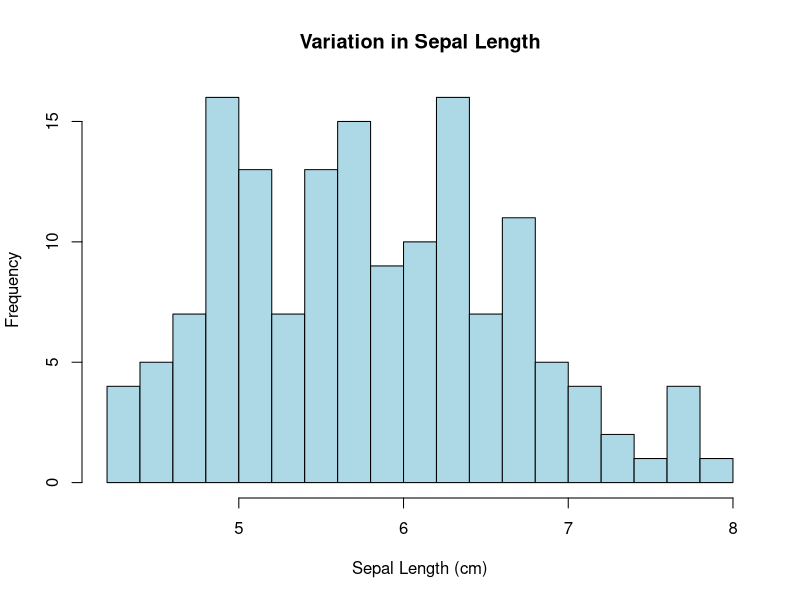
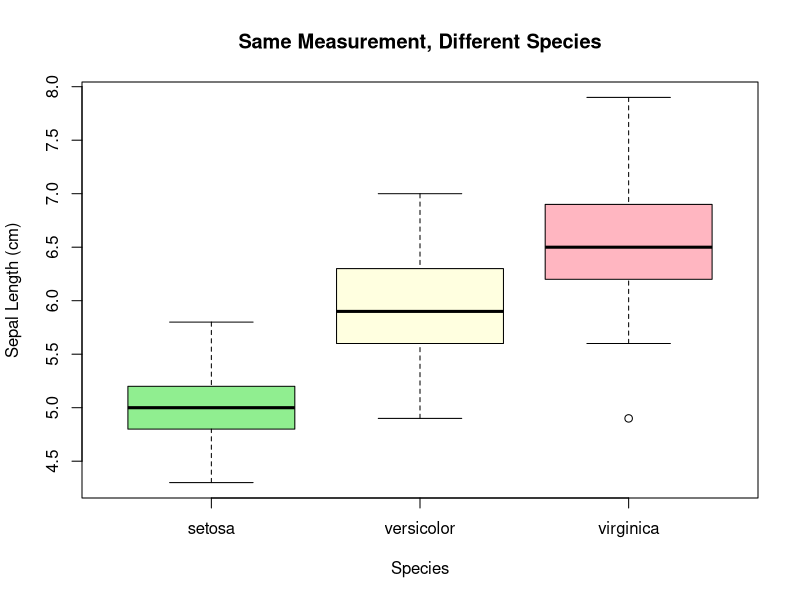
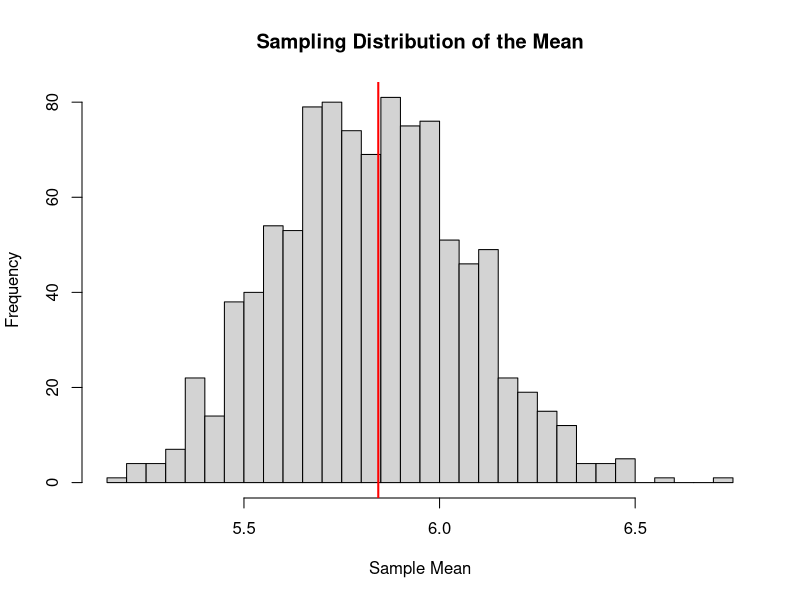
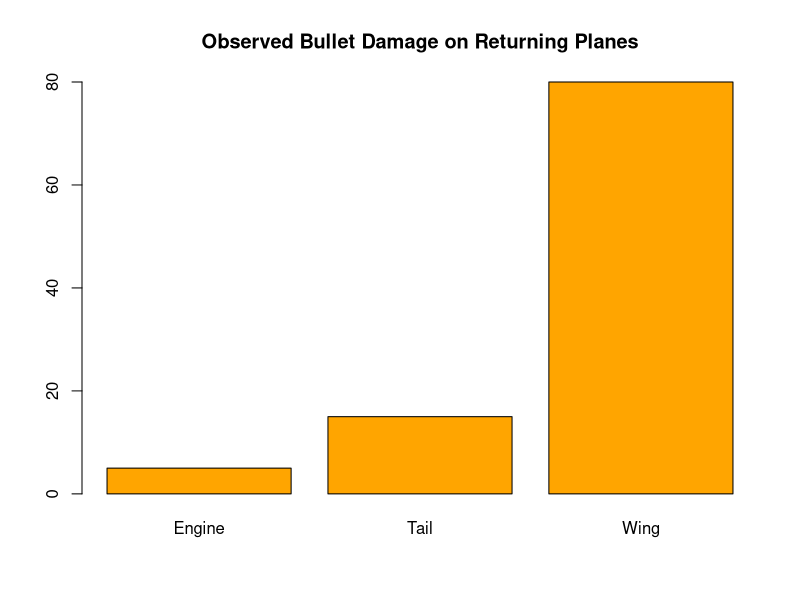
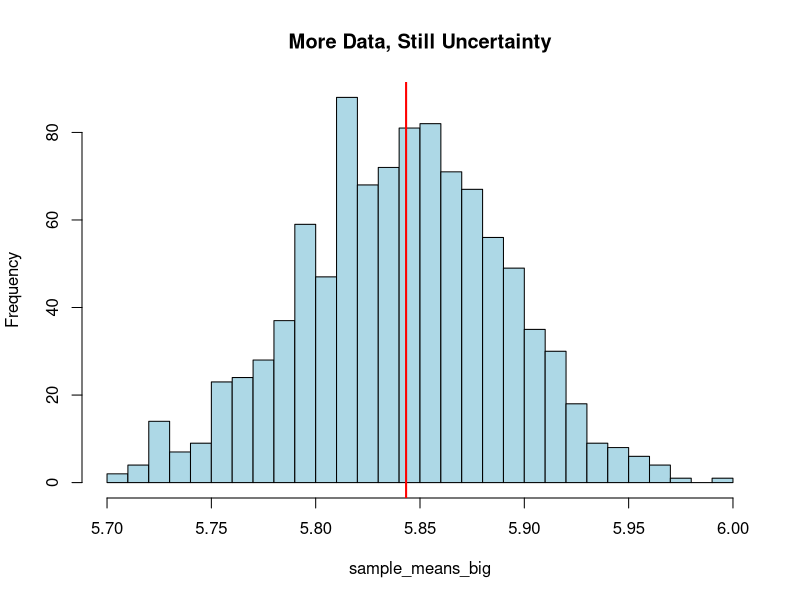

These figures' R source, in order:
## ---- chunk 1
############################################################
# Session 1: What Is Biostatistics?
# Purpose: Visualize variation, sampling, and uncertainty
############################################################

# Clear workspace
rm(list = ls())

############################################################
# 1. Data as Recorded Observations
############################################################

# Built-in biological dataset
data(iris)

# Look at the structure
str(iris)

# Explain verbally:
# - Each row is a flower (individual)
# - Each column is a variable (measurement)

############################################################
# 2. Variation Is Everywhere
############################################################

# Extract one biological measurement
sepal_length <- iris$Sepal.Length

# Summary statistics
summary(sepal_length)

# Visualize variation
hist(sepal_length,breaks = 20,
     col = "lightblue",
     main = "Variation in Sepal Length",
     xlab = "Sepal Length (cm)")

# Teaching point:
# No two flowers are identical.

############################################################
# 3. Different Groups, Different Distributions
############################################################

boxplot(Sepal.Length ~ Species,
        data = iris,
        col = c("lightgreen", "lightyellow", "lightpink"),
        main = "Same Measurement, Different Species",
        ylab = "Sepal Length (cm)")

# Teaching point:
# Biological context matters.

############################################################
# 4. Population vs Sample
############################################################

# Treat the full dataset as a "population"
population_mean <- mean(sepal_length)

# Take a small sample
set.seed(42)
sample_10 <- sample(sepal_length, size = 10)

sample_mean <- mean(sample_10)

population_mean
sample_mean

# Teaching point:
# Sample estimates differ from population values.

############################################################
# 5. Sampling Variability
############################################################

# Repeat sampling many times
set.seed(123)

sample_means <- replicate(
  1000,
  mean(sample(sepal_length, size = 10))
)

# Plot sampling distribution
hist(sample_means,
     breaks = 30,col = "lightgray",
     main = "Sampling Distribution of the Mean",
     xlab = "Sample Mean")

abline(v = population_mean, col = "red", lwd = 2)

# Teaching point:
# Statistics quantifies this uncertainty.

############################################################
# 6. Sampling Bias (WWII Story in Code)
############################################################

# Imagine planes with damage locations
# We only observe returning planes

damage <- c(rep("Wing", 80), rep("Engine", 5), rep("Tail", 15))

barplot(table(damage),
        col = "orange",
        main = "Observed Bullet Damage on Returning Planes")

# Teaching point:
# What we observe is biased by survival.

############################################################
# 7. Why Big Data Doesn't Remove Bias
############################################################

# Increase sample size
sample_means_big <- replicate(
  1000,
  mean(sample(sepal_length, size = 100))
)

hist(sample_means_big,
     breaks = 30,
     col = "lightblue",
     main = "More Data, Still Uncertainty")

abline(v = population_mean, col = "red", lwd = 2)

# Teaching point:
# Precision improves, bias remains.############################################################
# 8. Key Takeaway
############################################################

cat("
Statistics is not about exact answers.
It is about understanding uncertainty
in biological systems.
")
